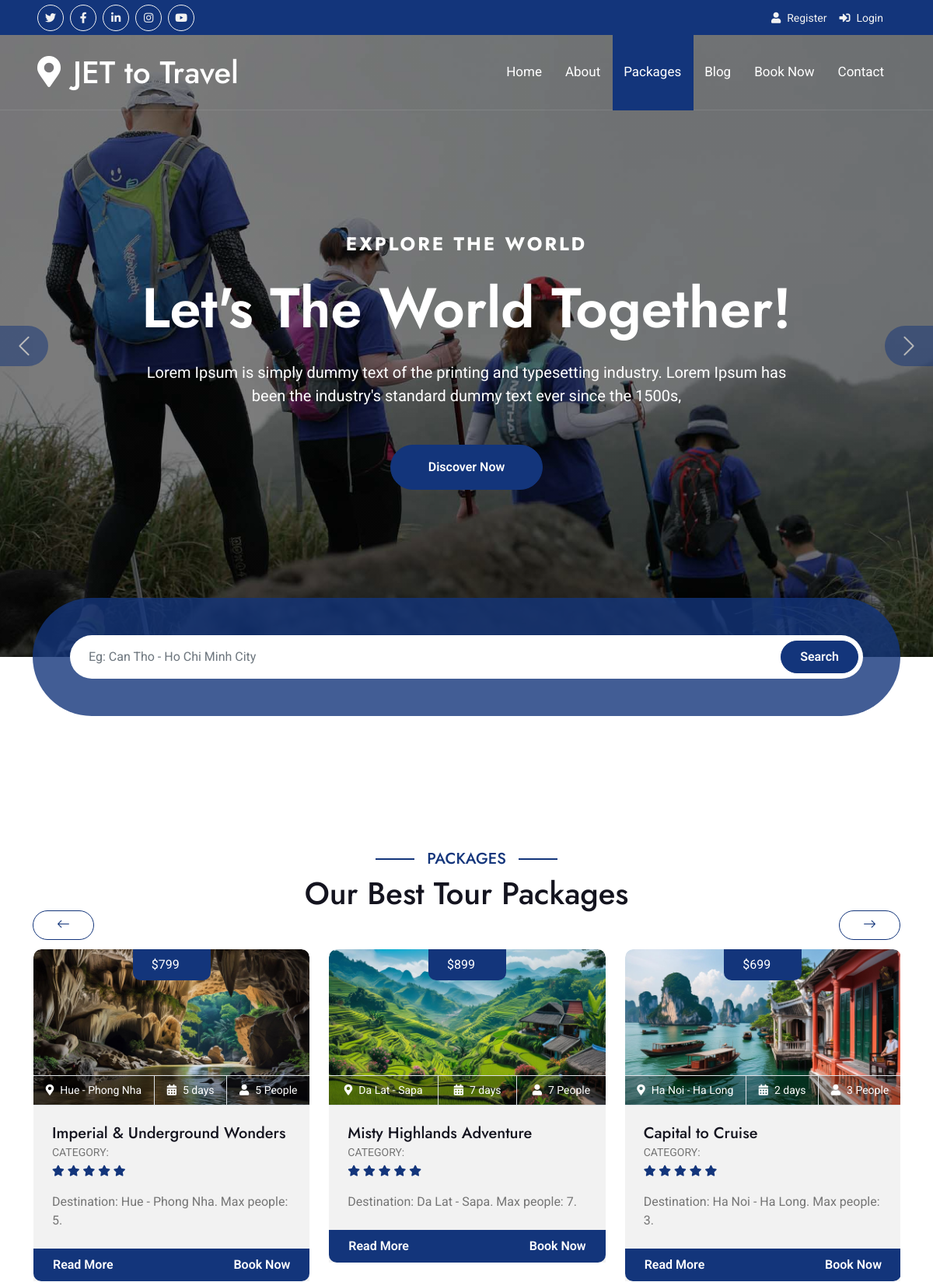
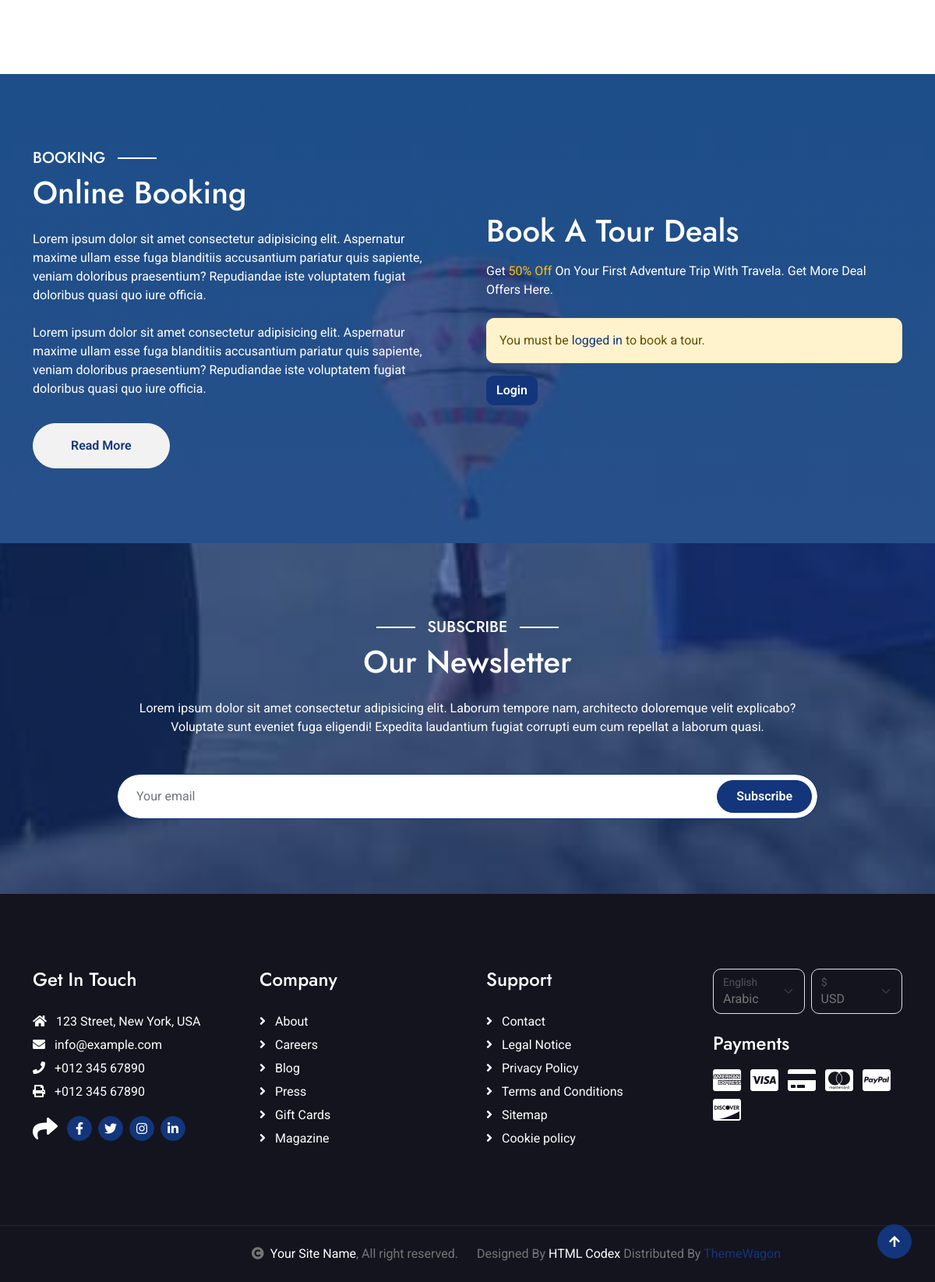
The page /packages.php on the database its author committed (2 pictures, top to bottom).
### tables this page shows
CREATE TABLE `packages` (
  `id` int(11) NOT NULL,
  `Name_Package` text DEFAULT NULL,
  `Destination` text DEFAULT NULL,
  `category_id` int(11) DEFAULT NULL,
  `max_people` int(11) DEFAULT NULL,
  `duration` int(11) NOT NULL,
  `price` decimal(10,2) DEFAULT NULL,
  `img_id` int(11) DEFAULT NULL
);

### packages.php (the view, shortened to what this page needs)
<?php
include 'header.php';
require_once 'config/database.php';
$imageMap = [];
foreach ($pdo->query("SELECT id, title, image_url FROM images_url") as $img) {
    $imageMap[$img['id']] = $img['image_url'];
}
$packages = $pdo->query("SELECT * FROM packages ORDER BY id DESC")->fetchAll(PDO::FETCH_ASSOC);
?>
<div class="container-fluid packages py-5">
    <div class="container py-5">
        <div class="mx-auto text-center mb-5" style="max-width: 900px;">
            <h5 class="section-title px-3">Packages</h5>
            <h1 class="mb-0">Our Best Tour Packages</h1>
        </div>
        <div class="packages-carousel owl-carousel">
            <?php foreach ($packages as $p): ?>
            <div class="packages-item">
                <div class="packages-img">
                    <?php
                    $imgSrc = isset($imageMap[$p['img_id']]) ? $imageMap[$p['img_id']] : 'img/default.jpg';
                    ?>
                    <img src="<?= htmlspecialchars($imgSrc) ?>" class="img-fluid w-100 rounded-top"
                        alt="<?= htmlspecialchars($p['Destination']) ?>">
                    <div class="packages-info d-flex border border-start-0 border-end-0 position-absolute"
                        style="width: 100%; bottom: 0; left: 0; z-index: 5;">
                        <small class="flex-fill text-center border-end py-2"><i
                                class="fa fa-map-marker-alt me-2"></i><?= htmlspecialchars($p['Destination']) ?></small>
                        <small class="flex-fill text-center border-end py-2"><i
                                class="fa fa-calendar-alt me-2"></i><?= htmlspecialchars($p['duration']) ?> days</small>
                        <small class="flex-fill text-center py-2"><i class="fa fa-user me-2"></i><?= $p['max_people'] ?>
                            People</small>
                    </div>
                    <div class="packages-price py-2 px-4">$<?= number_format($p['price']) ?></div>
                </div>
                <div class="packages-content bg-light">
                    <div class="p-4 pb-0">
                        <h5 class="mb-0"><?= htmlspecialchars($p['Name_Package']) ?></h5>
                        <small class="text-uppercase">Category:
                            <?= htmlspecialchars($p['category_tours'] ?? '') ?></small>
                        <div class="mb-3">
                            <small class="fa fa-star text-primary"></small>
                            <small class="fa fa-star text-primary"></small>
                            <small class="fa fa-star text-primary"></small>
                            <small class="fa fa-star text-primary"></small>
                            <small class="fa fa-star text-primary"></small>
                        </div>
                        <p class="mb-4">Destination: <?= htmlspecialchars($p['Destination']) ?>. Max people:
                            <?= $p['max_people'] ?>.</p>
                    </div>
                    <div class="row bg-primary rounded-bottom mx-0">
                        <div class="col-6 text-start px-0">
                            <?php
                            $detailPages = [
                                'Can Tho - HCM' => 'CanTho-TPHCM.php',
                                'Da Nang - Hoi An' => 'DaNang-HoiAn.php',
                                'Ha Noi - Ha Long' => 'HaNoi-HaLong.php',
                                'Nha Trang - Phu Quoc' => 'NhaTrang-PhuQuoc.php',
                                'Hue - Phong Nha' => 'Hue-PhongNha.php',
                                'Da Lat - Sapa' => 'DaLat-Sapa.php',
                            ];
                            $currentDestination = trim($p['Destination'] ?? '');
                            $file = $detailPages[$currentDestination] ?? '';
                            $detailUrl = $file ? "Details-Packages/$file" : '#';
                            ?>
                            <a href="<?= $detailUrl ?>" class="btn-hover btn text-white py-2 px-4">Read More</a>
                        </div>
                        <div class="col-6 text-end px-0">
                            <a href="Booking.php" class="btn-hover btn text-white py-2 px-4">Book Now</a>
                        </div>
                    </div>
                </div>
            </div>
            <?php endforeach; ?>
        </div>
    </div>
</div>
<div class="container-fluid booking py-5">
    <div class="container py-5">
        <div class="row g-5 align-items-center">
            <div class="col-lg-6">
                <h5 class="section-booking-title pe-3">Booking</h5>
                <h1 class="text-white mb-4">Online Booking</h1>
                <p class="text-white mb-4">Lorem ipsum dolor sit amet consectetur adipisicing elit. Aspernatur
                    maxime
                    ullam esse fuga blanditiis accusantium pariatur quis sapiente, veniam doloribus praesentium?
                    Repudiandae iste voluptatem fugiat doloribus quasi quo iure officia.
                </p>
                <p class="text-white mb-4">Lorem ipsum dolor sit amet consectetur adipisicing elit. Aspernatur
                    maxime
                    ullam esse fuga blanditiis accusantium pariatur quis sapiente, veniam doloribus praesentium?
                    Repudiandae iste voluptatem fugiat doloribus quasi quo iure officia.
                </p>
                <a href="#" class="btn btn-light text-primary rounded-pill py-3 px-5 mt-2">Read More</a>
            </div>
            <div class="col-lg-6">
                <h1 class="text-white mb-3">Book A Tour Deals</h1>
                <p class="text-white mb-4">Get <span class="text-warning">50% Off</span> On Your First Adventure
                    Trip
                    With Travela. Get More Deal Offers Here.</p>
                <?php if (!isset($_SESSION['user_id'])): ?>
                <div class="alert alert-warning">You must be <a href="authentication-login.php">logged in</a> to
                    book a
                    tour.</div>
                <a href="authentication-login.php" class="btn btn-primary">Login</a>
                <?php endif; ?>
            </div>
        </div>
    </div>
</div>
<div class="container-fluid subscribe py-5">
    <div class="container text-center py-5">
        <div class="mx-auto text-center" style="max-width: 900px;">
            <h5 class="subscribe-title px-3">Subscribe</h5>
            <h1 class="text-white mb-4">Our Newsletter</h1>
            <p class="text-white mb-5">Lorem ipsum dolor sit amet consectetur adipisicing elit. Laborum tempore nam,
                architecto doloremque velit explicabo? Voluptate sunt eveniet fuga eligendi! Expedita laudantium
                fugiat
                corrupti eum cum repellat a laborum quasi.
            </p>
            <div class="position-relative mx-auto">
                <input class="form-control border-primary rounded-pill w-100 py-3 ps-4 pe-5" type="text"
                    placeholder="Your email">
                <button type="button"
                    class="btn btn-primary rounded-pill position-absolute top-0 end-0 py-2 px-4 mt-2 me-2">Subscribe</button>
            </div>
        </div>
    </div>
</div>
<div class="container-fluid footer py-5">
    <div class="container py-5">
        <div class="row g-5">
            <div class="col-md-6 col-lg-6 col-xl-3">
                <div class="footer-item d-flex flex-column">
                    <h4 class="mb-4 text-white">Get In Touch</h4>
                    <a href=""><i class="fas fa-home me-2"></i> 123 Street, New York, USA</a>
                    <a href=""><i class="fas fa-envelope me-2"></i> info@example.com</a>
                    <a href=""><i class="fas fa-phone me-2"></i> +012 345 67890</a>
                    <a href="" class="mb-3"><i class="fas fa-print me-2"></i> +012 345 67890</a>
                    <div class="d-flex align-items-center">
                        <i class="fas fa-share fa-2x text-white me-2"></i>
                        <a class="btn-square btn btn-primary rounded-circle mx-1" href=""><i
                                class="fab fa-facebook-f"></i></a>
                        <a class="btn-square btn btn-primary rounded-circle mx-1" href=""><i
                                class="fab fa-twitter"></i></a>
                        <a class="btn-square btn btn-primary rounded-circle mx-1" href=""><i
                                class="fab fa-instagram"></i></a>
                        <a class="btn-square btn btn-primary rounded-circle mx-1" href=""><i
                                class="fab fa-linkedin-in"></i></a>
                    </div>
                </div>
            </div>
            <div class="col-md-6 col-lg-6 col-xl-3">
                <div class="footer-item d-flex flex-column">
                    <h4 class="mb-4 text-white">Company</h4>
                    <a href=""><i class="fas fa-angle-right me-2"></i> About</a>
                    <a href=""><i class="fas fa-angle-right me-2"></i> Careers</a>
                    <a href=""><i class="fas fa-angle-right me-2"></i> Blog</a>
                    <a href=""><i class="fas fa-angle-right me-2"></i> Press</a>
                    <a href=""><i class="fas fa-angle-right me-2"></i> Gift Cards</a>
                    <a href=""><i class="fas fa-angle-right me-2"></i> Magazine</a>
                </div>
            </div>
            <div class="col-md-6 col-lg-6 col-xl-3">
                <div class="footer-item d-flex flex-column">
                    <h4 class="mb-4 text-white">Support</h4>
                    <a href=""><i class="fas fa-angle-right me-2"></i> Contact</a>
                    <a href=""><i class="fas fa-angle-right me-2"></i> Legal Notice</a>
                    <a href=""><i class="fas fa-angle-right me-2"></i> Privacy Policy</a>
                    <a href=""><i class="fas fa-angle-right me-2"></i> Terms and Conditions</a>
                    <a href=""><i class="fas fa-angle-right me-2"></i> Sitemap</a>
                    <a href=""><i class="fas fa-angle-right me-2"></i> Cookie policy</a>
                </div>
            </div>
            <div class="col-md-6 col-lg-6 col-xl-3">
                <div class="footer-item">
                    <div class="row gy-3 gx-2 mb-4">
                        <div class="col-xl-6">
                            <form>
                                <div class="form-floating">
                                    <select class="form-select bg-dark border" id="select1">
                                        <option value="1">Arabic</option>
                                    </select>
                                    <label for="select1">English</label>
                                </div>
                            </form>
                        </div>
                        <div class="col-xl-6">
                            <form>
                                <div class="form-floating">
                                    <select class="form-select bg-dark border" id="select1">
                                        <option value="1">USD</option>
                                    </select>
                                    <label for="select1">$</label>
                                </div>
                            </form>
                        </div>
                    </div>
                    <h4 class="text-white mb-3">Payments</h4>
                    <div class="footer-bank-card">
                        <a href="#" class="text-white me-2"><i class="fab fa-cc-amex fa-2x"></i></a>
                        <a href="#" class="text-white me-2"><i class="fab fa-cc-visa fa-2x"></i></a>
                        <a href="#" class="text-white me-2"><i class="fas fa-credit-card fa-2x"></i></a>
                        <a href="#" class="text-white me-2"><i class="fab fa-cc-mastercard fa-2x"></i></a>
                        <a href="#" class="text-white me-2"><i class="fab fa-cc-paypal fa-2x"></i></a>
                        <a href="#" class="text-white"><i class="fab fa-cc-discover fa-2x"></i></a>
                    </div>
                </div>
            </div>
        </div>
    </div>
</div>
<div class="container-fluid copyright text-body py-4">
    <div class="container">
        <div class="row g-4 align-items-center">
            <div class="col-md-6 text-center text-md-end mb-md-0">
                <i class="fas fa-copyright me-2"></i><a class="text-white" href="#">Your Site Name</a>, All right
                reserved.
            </div>
            <div class="col-md-6 text-center text-md-start">
                Designed By <a class="text-white" href="https://htmlcodex.com">HTML Codex</a> Distributed By <a
                    href="https://themewagon.com">ThemeWagon</a>
            </div>
        </div>
    </div>
</div>
<a href="#" class="btn btn-primary btn-primary-outline-0 btn-md-square back-to-top"><i class="fa fa-arrow-up"></i></a>
</body>
</html>

### rows shown on the page
packages: shows a picture, Destination "Hue - Phong Nha", duration "5", max_people "5", price "799", Name_Package "Imperial & Underground Wonders"
packages: shows a picture, Destination "Da Lat - Sapa", duration "7", max_people "7", price "899", Name_Package "Misty Highlands Adventure"
packages: shows a picture, Destination "Ha Noi - Ha Long", duration "2", max_people "3", price "699", Name_Package "Capital to Cruise"
